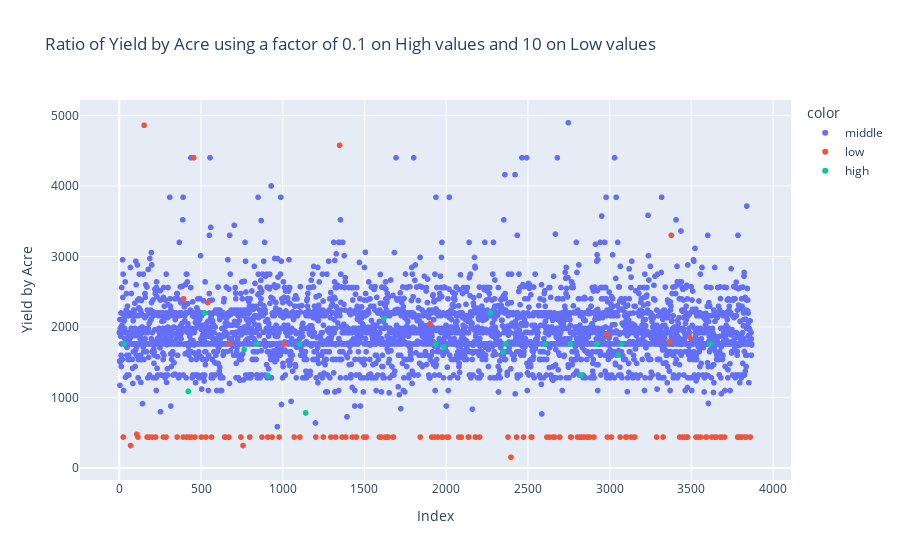
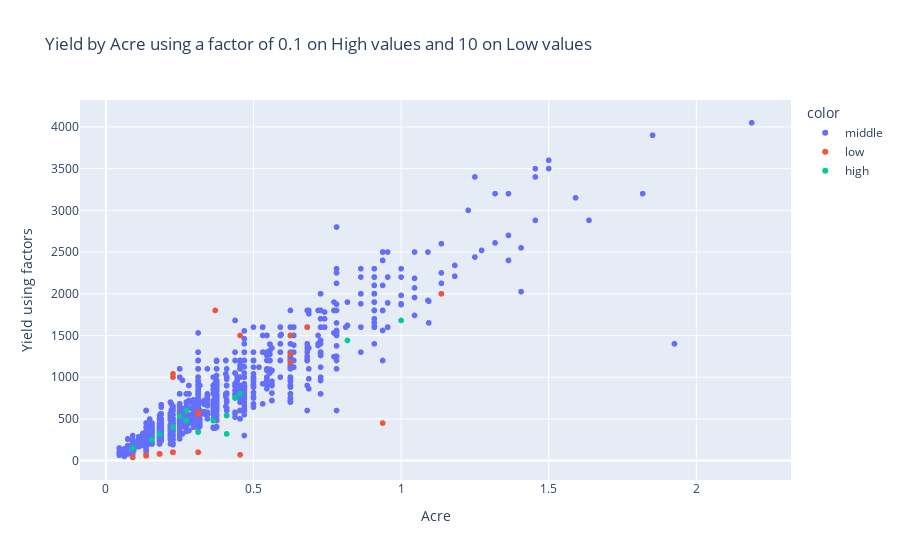
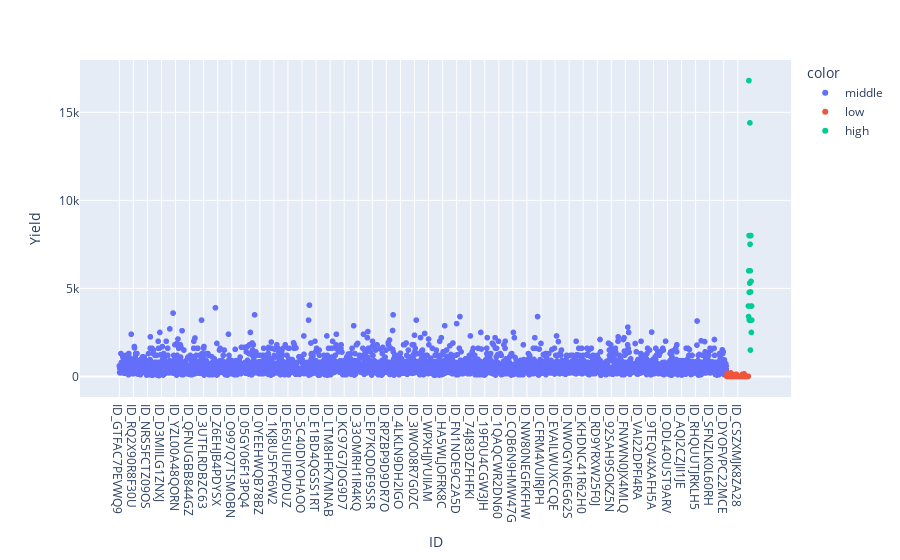

Notebook cell for these charts, in order:
### Code cell
import plotly.express as px

index = X_concat[classes == 'low'].index
X_concat.loc[index, 'Yield_comp'] = X_concat['Yield_comp'].loc[index] * 10
index = X_concat[classes == 'high'].index
X_concat.loc[index, 'Yield_comp'] = X_concat['Yield_comp'].loc[index] / 10
yield_by_acre_comp = X_concat['Yield_comp'] / X_concat['Acre']

fig = px.scatter(x=range(len(X_concat)), y=yield_by_acre_comp, color=classes, title='Ratio of Yield by Acre using a factor of 0.1 on High values and 10 on Low values')
fig.update_layout(
    xaxis={'title': 'Index'},
    yaxis={'title': 'Yield by Acre'},
)
fig.show()
fig = px.scatter(X_concat, x='Acre', y='Yield_comp', color=classes, title='Yield by Acre using a factor of 0.1 on High values and 10 on Low values')
fig.update_yaxes({'title': 'Yield using factors'}).show()

# px.scatter(X_concat, x='Acre', y='Yield_comp')

px.scatter(X_concat, x=X_concat.index, y='Yield', color=classes).show()

### Figure 1 — Plotly figure (JSON) as saved in the notebook; plotly's stock layout.template omitted (floating-point values rounded to 4 significant figures; data arrays with more than 128 entries replaced by an {"elided": "..."} marker saying what was removed)
{"data": [{"hovertemplate": "color=middle<br>x=%{x}<br>y=%{y}<extra></extra>", "legendgroup": "middle", "marker": {"color": "#636efa", "symbol": "circle"}, "mode": "markers", "name": "middle", "showlegend": true, "type": "scattergl", "x": {"elided": "3716 int values"}, "xaxis": "x", "y": {"elided": "3716 float values"}, "yaxis": "y"}, {"hovertemplate": "color=low<br>x=%{x}<br>y=%{y}<extra></extra>", "legendgroup": "low", "marker": {"color": "#EF553B", "symbol": "circle"}, "mode": "markers", "name": "low", "showlegend": true, "type": "scattergl", "x": {"elided": "133 int values"}, "xaxis": "x", "y": {"elided": "133 float values"}, "yaxis": "y"}, {"hovertemplate": "color=high<br>x=%{x}<br>y=%{y}<extra></extra>", "legendgroup": "high", "marker": {"color": "#00cc96", "symbol": "circle"}, "mode": "markers", "name": "high", "showlegend": true, "type": "scattergl", "x": [28, 422, 521, 764, 842, 909, 1101, 1140, 1618, 1936, 1986, 2270, 2348, 2366, 2605, 2762, 2824, 2922, 3051, 3073, 3614], "xaxis": "x", "y": [1760.0, 1088, 2200, 1680, 1760.0, 1315.0, 1760.0, 782.2, 2120, 1760, 1717.0, 2200, 1650.0, 1760.0, 1760.0, 1760.0, 1320, 1760.0, 1600, 1760.0, 1760.0], "yaxis": "y"}], "layout": {"legend": {"title": {"text": "color"}, "tracegroupgap": 0}, "title": {"text": "Ratio of Yield by Acre using a factor of 0.1 on High values and 10 on Low values"}, "xaxis": {"anchor": "y", "domain": [0, 1], "title": {"text": "Index"}}, "yaxis": {"anchor": "x", "domain": [0, 1], "title": {"text": "Yield by Acre"}}}}

### Figure 2 — Plotly figure (JSON) as saved in the notebook; plotly's stock layout.template omitted (floating-point values rounded to 4 significant figures; data arrays with more than 128 entries replaced by an {"elided": "..."} marker saying what was removed)
{"data": [{"hovertemplate": "color=middle<br>Acre=%{x}<br>Yield_comp=%{y}<extra></extra>", "legendgroup": "middle", "marker": {"color": "#636efa", "symbol": "circle"}, "mode": "markers", "name": "middle", "showlegend": true, "type": "scattergl", "x": {"elided": "3716 float values"}, "xaxis": "x", "y": {"elided": "3716 int values"}, "yaxis": "y"}, {"hovertemplate": "color=low<br>Acre=%{x}<br>Yield_comp=%{y}<extra></extra>", "legendgroup": "low", "marker": {"color": "#EF553B", "symbol": "circle"}, "mode": "markers", "name": "low", "showlegend": true, "type": "scattergl", "x": {"elided": "133 float values"}, "xaxis": "x", "y": {"elided": "133 int values"}, "yaxis": "y"}, {"hovertemplate": "color=high<br>Acre=%{x}<br>Yield_comp=%{y}<extra></extra>", "legendgroup": "high", "marker": {"color": "#00cc96", "symbol": "circle"}, "mode": "markers", "name": "high", "showlegend": true, "type": "scattergl", "x": [0.2273, 0.3125, 0.2727, 1, 0.4545, 0.3636, 0.1818, 0.4091, 0.25, 0.8182, 0.4375, 0.2727, 0.09091, 0.2727, 0.4545, 0.4545, 0.4091, 0.2273, 0.1562, 0.2273, 0.1818], "xaxis": "x", "y": [400, 340, 600, 1680, 800, 478, 320, 320, 530, 1440, 751, 600, 150, 480, 800, 800, 540, 400, 250, 400, 320], "yaxis": "y"}], "layout": {"legend": {"title": {"text": "color"}, "tracegroupgap": 0}, "title": {"text": "Yield by Acre using a factor of 0.1 on High values and 10 on Low values"}, "xaxis": {"anchor": "y", "domain": [0, 1], "title": {"text": "Acre"}}, "yaxis": {"anchor": "x", "domain": [0, 1], "title": {"text": "Yield using factors"}}}}

### Figure 3 — Plotly figure (JSON) as saved in the notebook; plotly's stock layout.template omitted (floating-point values rounded to 4 significant figures; data arrays with more than 128 entries replaced by an {"elided": "..."} marker saying what was removed)
{"data": [{"hovertemplate": "color=middle<br>ID=%{x}<br>Yield=%{y}<extra></extra>", "legendgroup": "middle", "marker": {"color": "#636efa", "symbol": "circle"}, "mode": "markers", "name": "middle", "showlegend": true, "type": "scattergl", "x": {"elided": "3716 str values"}, "xaxis": "x", "y": {"elided": "3716 int values"}, "yaxis": "y"}, {"hovertemplate": "color=low<br>ID=%{x}<br>Yield=%{y}<extra></extra>", "legendgroup": "low", "marker": {"color": "#EF553B", "symbol": "circle"}, "mode": "markers", "name": "low", "showlegend": true, "type": "scattergl", "x": {"elided": "133 str values"}, "xaxis": "x", "y": {"elided": "133 int values"}, "yaxis": "y"}, {"hovertemplate": "color=high<br>ID=%{x}<br>Yield=%{y}<extra></extra>", "legendgroup": "high", "marker": {"color": "#00cc96", "symbol": "circle"}, "mode": "markers", "name": "high", "showlegend": true, "type": "scattergl", "x": ["ID_4MSB04KR90HL", "ID_IBDSZU5RDVZG", "ID_T2LOCPFM5WTE", "ID_12YY9WCJI5WH", "ID_HSWMG2UG1PDM", "ID_KCBT7VCA13K7", "ID_7EH77RYTRVOF", "ID_O69MKH6LL9T6", "ID_8HVG9OISAZS7", "ID_QQ9YPPNOUCAX", "ID_BUF2BI1W8Q5M", "ID_7I9Y27WN8YHO", "ID_U41RWXP6L5CC", "ID_LDDOZXEIFRYR", "ID_MQ1C4FZFKGSQ", "ID_YBK5O8R6LB07", "ID_EB3663FJ0LL7", "ID_Z5UCQT4YYKHQ", "ID_QMXJHHB9DEUC", "ID_TW67BGVJ383K", "ID_XA6HO63UT4EL"], "xaxis": "x", "y": [4000, 3400, 6000, 16800, 8000, 4780, 3200, 3200, 5300, 14400, 7510, 6000, 1500, 4800, 8000, 8000, 5400, 4000, 2500, 4000, 3200], "yaxis": "y"}], "layout": {"legend": {"title": {"text": "color"}, "tracegroupgap": 0}, "margin": {"t": 60}, "xaxis": {"anchor": "y", "domain": [0, 1], "title": {"text": "ID"}}, "yaxis": {"anchor": "x", "domain": [0, 1], "title": {"text": "Yield"}}}}
